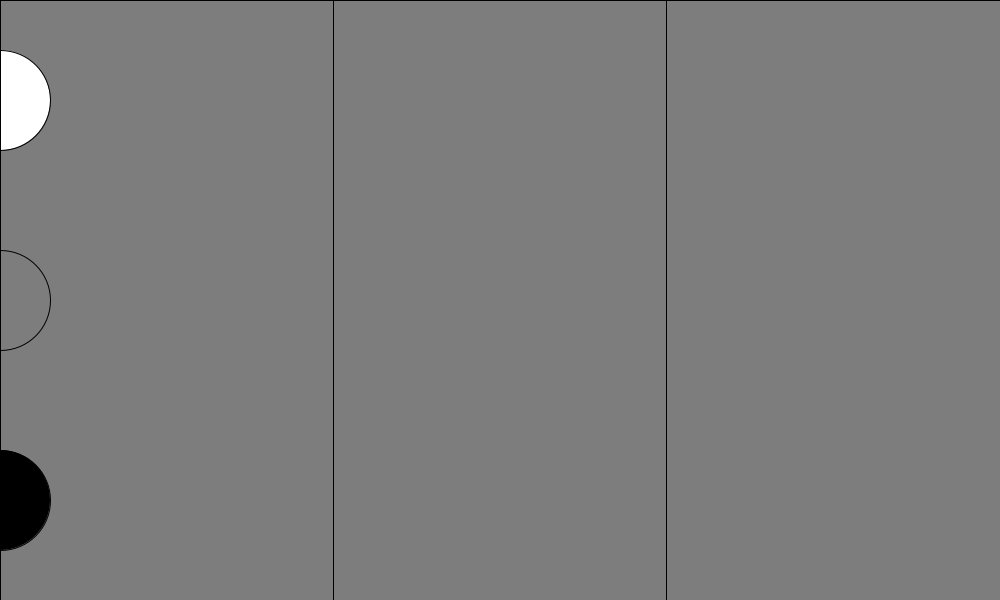
Frame 1 (no input)
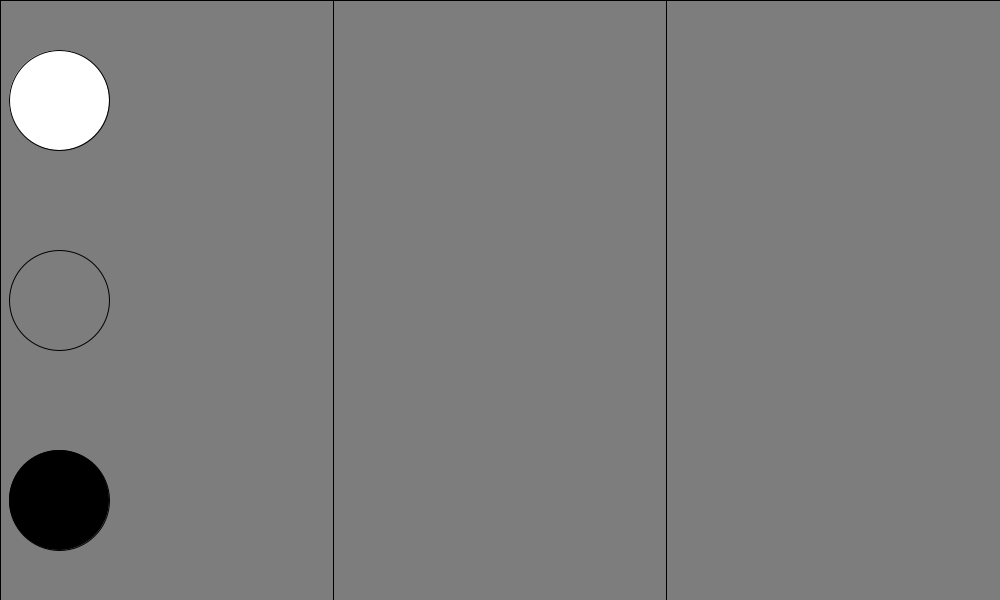
Frame 60 (the mouse pressed at the canvas centre just before this capture)
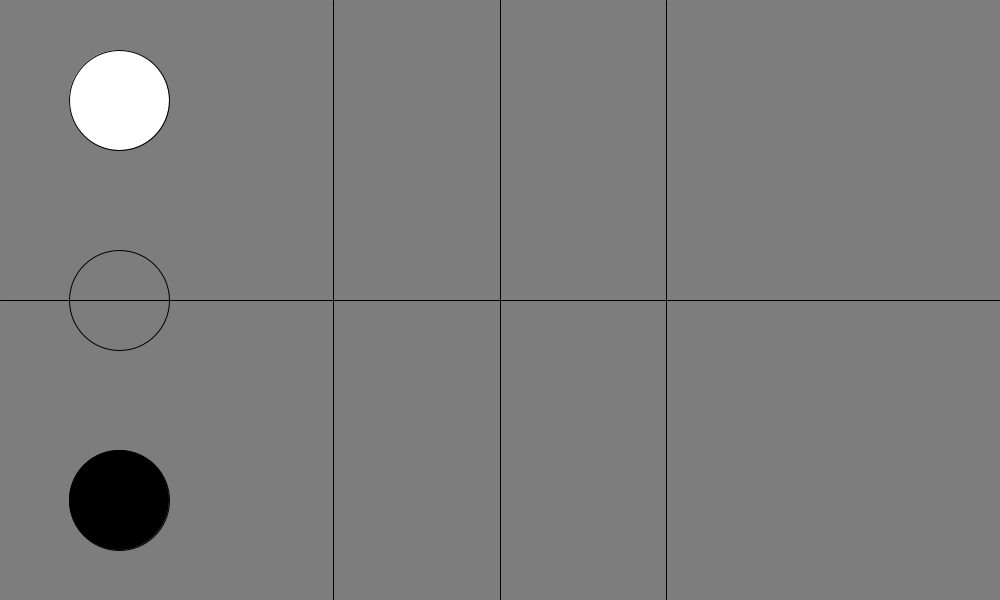
Frame 120 (the mouse held since frame 60 and released just before this capture)

The Processing sketch that drew these frames (run headless with seeded random() and noise(); from frame 60 on, the mouse is pressed at the canvas centre):

// Processing sketch: Kontrollstrukturen
// ── Kontrollstrukturen.pde
/*
  
  Processing Tutorial
  Sketch Nr. 11
  Thema : Kontrollstrukturen
  
  Sketch Inhalte :
  
  if(x){a}else{b} - if-(else)-Abfrage; Prueft ob die Bedingung(en) zu true ausgewertet wird/werden,
      in diesem Fall wird der Codeblock ausgefuehrt, ansonsten wird der Codeblock von else ausgefuehrt
    ~ x : if-Begingung(en)
    ~ a : if-Codeblock
    ~ b : else-CodeBlock
    ~ else ist Optional
  
  if(x){a}else if(y){b}else{c} - if-else if-(else)-Abfrage : Prueft ob die if-Bedingung(en) zu true ausgewertet wird/werden,
      in diesem Fall wird der if-Codeblock ausgefuehrt, ansonsten werden die naechsten Bedingung(en) (else-if) ausgewertet usw.
      Werden keine der Bedingungen zu true ausgewertet wird der Codeblock von else ausgefuehrt
    ~ x : if-Begingung(en)
    ~ y : if-else-Begingung(en)
    ~ a : if-Codeblock
    ~ b : if-else-Codeblock
    ~ c : else-CodeBlock
    ~ es koennen beliebtig viele if else aneinander gehaengt werden
    ~ else ist Optional
  
  x?a:b - Ternaere Operator; Prueft ob die Bedingung(en) zu true ausgewertet wird/werden,
      in diesem Fall wird a zurueck gegeben, ansonsten b
    ~ x : Bedingung(en)
    ~ a : Rueckgabewert 'true'
    ~ b : Rueckgabewert 'false'
  
  switch(x) {case a: ... case b: ... default: ...} - Switch-Case, Alternative zu if else,
      Suchen einen zum Parameter passenden Case, Wird kein Passender Case gefunden, wird der default Case ausgefuehrt wenn vorhanden
    ~ x : switch variable
    ~ case a : case wird ausgefuehrt wenn x = a
    ~ case b : case wird ausgefuehrt wenn x = b
    ~ default : wird ausgefuehrt wenn kein case gefunden wird
  
  while(x){a} - While-Schleife; Prueft zunaechst ob die Bedingung(en) der Schleife true ergeben,
      in diesem Fabb wird der While-Codeblock ausgefuert, anschliessend wird/werden die Bedingung(en) erneut geprueft
    ~ x : While-Bedingung(en)
    ~ a : While-Codeblock
  
  do{a}while(x); - Do-While-Schleife; Fuehrt erst den While-Codeblock aus, 
      Prueft dann ob die Bedingung(en) der Schleife true ergeben, in diesem Fall wird der While-Codeblock wieder ausgefuehrt usw.
    ~ x : While-Bedingung(en)
    ~ a : While-Codeblock
  
  for(x*,y,z**){a}; - For-Schleife / Zaehlende Schleife; Die Schleife Definiert eine Variable, fuehrt den Codeblock aus solange
      die Bedingung(en) zu true ausgewertert wird / werden, Nach jeder Codeblock Ausfuehrung wird der Wert der Variable veraendert
    ~ x : Deklarierung und Initialisierung der Schleifenvariable, dies kann alternativ auch ausserhalb / vor dem for() gemacht werden
    ~ y : For-Bedingung(en)
    ~ z : Variablen Veraenderung, dies kann alternativ auch im Codeblock gemacht werden
    ~ a : For-Codeblock
  
  break; - Befehl der Erlaubt Schleifen (while, do-while und for) fruehzeitig zu verlassen und in switch-case garantiert, dass nicht mehrere cases behandelt werden
  
  Vergleichsoperatoren :
    ~ == (ist gleich) : Prueft bei a == b ob a und b den selben Wert beinhalten
    ~ != (ist nicht gleich) : Prueft bei a != b ob a und b unterschiedliche Werte beinhalten
    ~ >= (ist groesser gleich) : Prueft bei a >= b ob der Wert von a groesser als oder gleich b ist
    ~ <= (ist kleiner gleich) : Prueft bei a <= b ob der Wert von a kleiner als oder gleich b ist
    ~ > (ist groesser) : Prueft bei a > b ob der Wert von a groesser ist als der von b
    ~ < (ist kleiner) : Prueft bei a < b ob der Wert von a kleiner ist als der von b
    
  logische Operatoren :
    ~ && (logisches Und) : a && b wird zu true ausgewertet, wenn a und b zu true ausgewertet werden, wird a zu false ausgewertet wird b ueberprungen
    ~ & (logisches Und) : a && b wird zu true ausgewertet, wenn a und b zu true ausgewertet werden, b wird auf jeden Fall ausgewertet
    ~ || (logisches Oder) : a || b wird zu true ausgewertet, wenn a oder b oder beide zu true ausgewertet werden, wenn a true ist wird b ueberprungen
    ~ | (logisches Oder) : a || b wird zu true ausgewertet, wenn a oder b oder beide zu true ausgewertet werden, b wird auf jeden Fall ausgewerte
    ~ ^ (eklusiv Oder) : a ^ b wird zu true ausgewertet, wenn nur a oder nur b zu true ausgewertet werden
    ~ ! (Negierung) : !a wird zu true ausgewertet, wenn a zu false ausgewertet wird
  
*/

int x;
color c1, c2, c3;
String richtung;

void setup()
{
  // SETUP START
  size(1000,600);
  x = 0;
  c1 = #FFFFFF;
  c2 = #7D7D7D;
  c3 = #000000;
  richtung = "rechts";
  
  int nummer = 22000;
  
  // ***** if Abfrage *****
  if(nummer > 64000) {
    println("groesser 64.000");
  }
  
  if(nummer < 32000) {
    println("kleiner 32.000");
  } else {
    println("groesser 32.000");
  }
  
  if(nummer < 16000) {
    println("kleiner 16.000");
  } else if(nummer >= 16000 && nummer < 20000) {
    println("zwischen 16.000 und 20.000");
  } else if(nummer >= 20000 && nummer < 50000){
    println("zwischen 20.000 und 50.000");
  } else {
    if(nummer == 60000 || nummer == 100000){
      println("ist 60.000 oder 100.000");
    } else {
      println("groesser als 50.000 aber weder 60.000 und 100.000");
    }
  }
  
  if ((nummer%17==0)^(nummer%312==0)){
    println("ist durch 17 ODER durch 312 teilbar aber nicht durch beide");
  }
  
  println("");
  
  float nummer2 = 22.50;
  
  //  ***** Ternaere Operator *****
  
  println((nummer2 % 2 == 0) ? "ist gerade" : "ist ungerade");
  
  println("");
  
  char buchstabe = 'U';
  String wort = "";
  
  // ***** Switch-Case *****
  
  switch(buchstabe){
  
    case 'A':
      wort += buchstabe;
      println("Es ist ein A");
      break;
      
    case 'E':
      wort += buchstabe;
      println("Es ist ein E");
      break;
      
    case 'I':
      wort += buchstabe;
      println("Es ist ein I");
      break;
      
    case 'O':
      wort += buchstabe;
      println("Es ist ein O");
      break;
      
    case 'U':
      wort += buchstabe;
      println("Es ist ein U");
      
    default:
      println("Es ist kein Vokal");
    
  }
  
  println(wort);
  
  println("");
  
  // ***** While Schleife *****
  
  String whileString = "Hello";
  
  while(whileString.length() < 10){
    whileString += ".";
  }
  
  println(whileString);
  
  float doWhileFloat = 13.00;
  
  do {
    doWhileFloat += 1.50;
    
    if(doWhileFloat > 150.00){
      break;
    }
    
  }while(!(doWhileFloat % 25.125 == 0));
  
  println(doWhileFloat);
  
  println();
  
  // ***** For Schleife *****
  
  String alphabet = "";

  int zaehler = 65;
  
  for(; zaehler < 100;){
    
    char buchstabe2 = (char)zaehler;
    
    alphabet += buchstabe2;
    
    if(buchstabe2 == 'Z'){
      break;
    }
    
    zaehler++;
  }
  
  println(alphabet);
  // SETUP ENDE
}

void draw()
{
  // NICHT TEIL DES TUTORIALS
  background(125);
  // DRAW START
  fill(c1);
  circle(x,100,100);
  
  fill(c2);
  circle(x,300,100);
  
  fill(c3);
  circle(x,500,100);
  
  if(richtung == "rechts") {
    if(x == 333){
        c1 = #FF0000;
        c2 = #00FF00;
        c3 = #0000FF;
    }else if(x == 666){
        c1 = #FF007D;
        c2 = #7DFF00;
        c3 = #007DFF;
    }
    x++;
  } else {
    if(x == 333){
        c1 = #FFFFFF;
        c2 = #7D7D7D;
        c3 = #000000;
    }else if(x == 666){
        c1 = #FF0000;
        c2 = #00FF00;
        c3 = #0000FF;
    }
    x--;
  }
  
  if(x >= width) {
    richtung = "links";
  } else if(x <= 0) {
    richtung = "rechts";
  }
  
  line(333,0,333,height);
  line(666,0,666,height);
  
  // DRAW ENDE
  // NICHT TEIL DES TUTORIALS
  line(0, mouseY, width, mouseY);
  line(mouseX, 0, mouseX, height);
  //println(mouseX + " | " + mouseY); // Auskommentiert wegen setup prints
}
